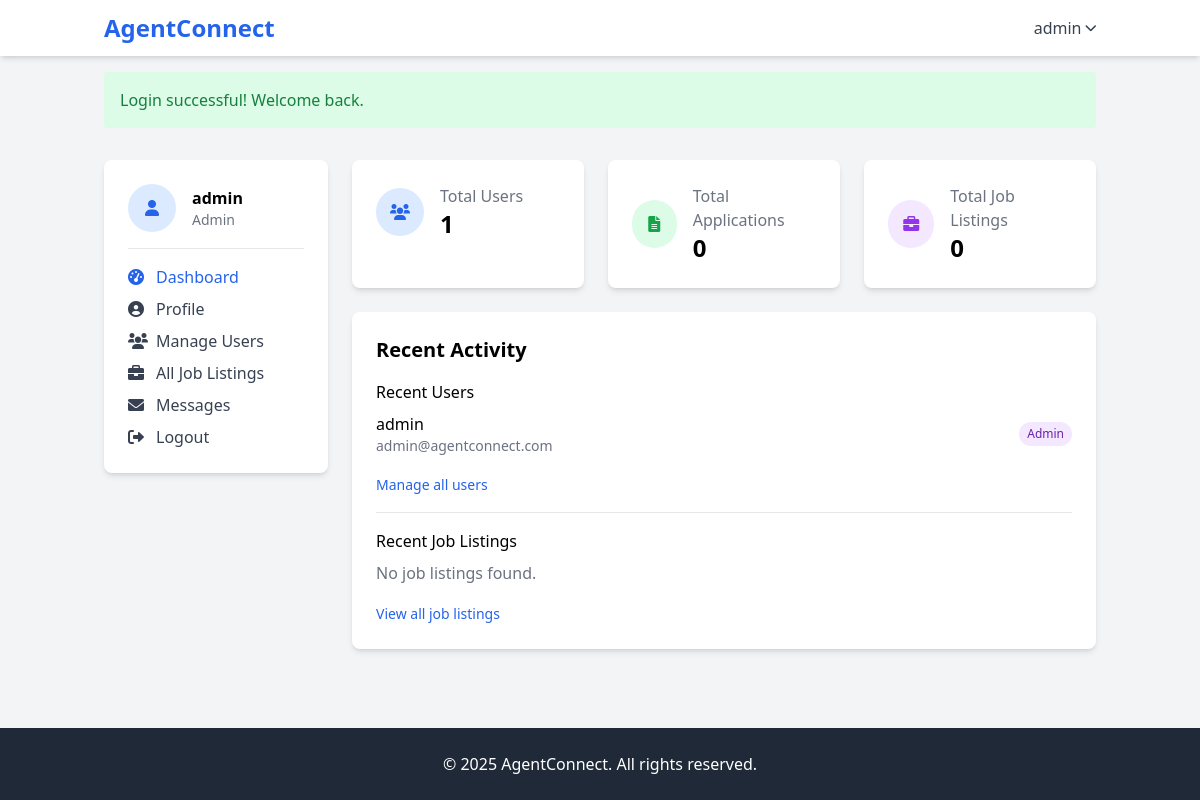
/dashboard.php (signed in), run on the app's committed database.
### tables this page shows
CREATE TABLE IF NOT EXISTS users (
    id INT AUTO_INCREMENT PRIMARY KEY,
    username VARCHAR(50) NOT NULL UNIQUE,
    password VARCHAR(255) NOT NULL,
    email VARCHAR(100) NOT NULL UNIQUE,
    role ENUM('job_seeker', 'agent', 'admin') NOT NULL,
    created_at TIMESTAMP DEFAULT CURRENT_TIMESTAMP
);

### dashboard_content.php (the view, shortened to what this page needs)
<div class="w-full md:w-3/4">
    <div class="grid grid-cols-1 md:grid-cols-3 gap-6 mb-6">
        <?php if ($role === 'job_seeker'): ?>
        <div class="bg-white rounded-lg shadow-md p-6">
            <div class="flex items-center">
                <div class="w-12 h-12 bg-blue-100 rounded-full flex items-center justify-center mr-4">
                    <i class="fas fa-file-alt text-blue-600"></i>
                </div>
                <div>
                    <p class="text-gray-500">My Applications</p>
                    <h3 class="text-2xl font-bold"><?php echo $stats['total_applications']; ?></h3>
                </div>
            </div>
        </div>
        <div class="bg-white rounded-lg shadow-md p-6">
            <div class="flex items-center">
                <div class="w-12 h-12 bg-green-100 rounded-full flex items-center justify-center mr-4">
                    <i class="fas fa-user-tie text-green-600"></i>
                </div>
                <div>
                    <p class="text-gray-500">Available Agents</p>
                    <h3 class="text-2xl font-bold"><?php echo $stats['total_agents']; ?></h3>
                </div>
            </div>
        </div>
        <div class="bg-white rounded-lg shadow-md p-6">
            <div class="flex items-center">
                <div class="w-12 h-12 bg-purple-100 rounded-full flex items-center justify-center mr-4">
                    <i class="fas fa-briefcase text-purple-600"></i>
                </div>
                <div>
                    <p class="text-gray-500">Available Jobs</p>
                    <h3 class="text-2xl font-bold"><?php echo $stats['total_job_listings']; ?></h3>
                </div>
            </div>
        </div>
        <?php elseif ($role === 'admin'): ?>
        <div class="bg-white rounded-lg shadow-md p-6">
            <div class="flex items-center">
                <div class="w-12 h-12 bg-blue-100 rounded-full flex items-center justify-center mr-4">
                    <i class="fas fa-users text-blue-600"></i>
                </div>
                <div>
                    <p class="text-gray-500">Total Users</p>
                    <h3 class="text-2xl font-bold"><?php echo $stats['total_users']; ?></h3>
                </div>
            </div>
        </div>
        <div class="bg-white rounded-lg shadow-md p-6">
            <div class="flex items-center">
                <div class="w-12 h-12 bg-green-100 rounded-full flex items-center justify-center mr-4">
                    <i class="fas fa-file-alt text-green-600"></i>
                </div>
                <div>
                    <p class="text-gray-500">Total Applications</p>
                    <h3 class="text-2xl font-bold"><?php echo $stats['total_applications']; ?></h3>
                </div>
            </div>
        </div>
        <div class="bg-white rounded-lg shadow-md p-6">
            <div class="flex items-center">
                <div class="w-12 h-12 bg-purple-100 rounded-full flex items-center justify-center mr-4">
                    <i class="fas fa-briefcase text-purple-600"></i>
                </div>
                <div>
                    <p class="text-gray-500">Total Job Listings</p>
                    <h3 class="text-2xl font-bold"><?php echo $stats['total_job_listings']; ?></h3>
                </div>
            </div>
        </div>
        <?php endif; ?>
    </div>
    <div class="bg-white rounded-lg shadow-md p-6 mb-6">
        <h2 class="text-xl font-semibold mb-4">Recent Activity</h2>
        <?php if ($role === 'job_seeker'): ?>
        <div class="space-y-4">
            <div class="border-b border-gray-200 pb-4">
                <h3 class="font-medium">Recent Applications</h3>
                <?php
                $stmt = $conn->prepare("SELECT a.*, j.title, j.company_name FROM applications a
                                        JOIN job_listings j ON a.job_listing_id = j.id
                                        WHERE a.job_seeker_id = ?
                                        ORDER BY a.created_at DESC LIMIT 5");
                $stmt->bind_param("i", $user_id);
                $stmt->execute();
                $recent_applications = $stmt->get_result();
                if ($recent_applications->num_rows > 0):
                ?>
                <ul class="mt-2 space-y-2">
                    <?php while ($app = $recent_applications->fetch_assoc()): ?>
                    <li class="flex justify-between items-center">
                        <div>
                            <p class="font-medium"><?php echo htmlspecialchars($app['title']); ?></p>
                            <p class="text-sm text-gray-500"><?php echo htmlspecialchars($app['company_name']); ?></p>
                        </div>
                        <span class="px-2 py-1 text-xs rounded-full
                            <?php
                            switch($app['status']) {
                                case 'pending': echo 'bg-yellow-100 text-yellow-800'; break;
                                case 'reviewed': echo 'bg-blue-100 text-blue-800'; break;
                                case 'contacted': echo 'bg-purple-100 text-purple-800'; break;
                                case 'rejected': echo 'bg-red-100 text-red-800'; break;
                                case 'accepted': echo 'bg-green-100 text-green-800'; break;
                                default: echo 'bg-gray-100 text-gray-800';
                            }
                            ?>">
                            <?php echo ucfirst($app['status']); ?>
                        </span>
                    </li>
                    <?php endwhile; ?>
                </ul>
                <?php else: ?>
                <p class="text-gray-500 mt-2">You haven't submitted any applications yet.</p>
                <?php endif; ?>
                <div class="mt-4">
                    <a href="applications.php" class="text-blue-600 hover:underline text-sm">View all applications</a>
                </div>
            </div>
            <div>
                <h3 class="font-medium">Recommended Jobs</h3>
                <?php
                if (isset($profile['skills']) && !empty($profile['skills'])) {
                    $skills_array = explode(',', $profile['skills']);
                    $skill_search = '';
                    foreach ($skills_array as $skill) {
                        $skill = trim($skill);
                        if (!empty($skill)) {
                            $skill_search .= " OR j.requirements LIKE '%" . $conn->real_escape_string($skill) . "%'";
                        }
                    }
                    if (!empty($skill_search)) {
                        $skill_search = substr($skill_search, 4);
                        $query = "SELECT j.* FROM job_listings j WHERE $skill_search ORDER BY j.created_at DESC LIMIT 3";
                        $result = $conn->query($query);
                        if ($result && $result->num_rows > 0):
                        ?>
                        <ul class="mt-2 space-y-2">
                            <?php while ($job = $result->fetch_assoc()): ?>
                            <li>
                                <a href="job_details.php?id=<?php echo $job['id']; ?>" class="block hover:bg-gray-50 p-2 rounded">
                                    <p class="font-medium"><?php echo htmlspecialchars($job['title']); ?></p>
                                    <p class="text-sm text-gray-500"><?php echo htmlspecialchars($job['location']); ?></p>
                                </a>
                            </li>
                            <?php endwhile; ?>
                        </ul>
                        <?php else: ?>
                        <p class="text-gray-500 mt-2">No recommended jobs found based on your skills.</p>
                        <?php endif;
                    } else {
                        echo '<p class="text-gray-500 mt-2">Add skills to your profile to get job recommendations.</p>';
                    }
                } else {
                    echo '<p class="text-gray-500 mt-2">Add skills to your profile to get job recommendations.</p>';
                }
                ?>
                <div class="mt-4">
                    <a href="job_listings.php" class="text-blue-600 hover:underline text-sm">Browse all jobs</a>
                </div>
            </div>
        </div>
        <?php elseif ($role === 'admin'): ?>
        <div class="space-y-4">
            <div class="border-b border-gray-200 pb-4">
                <h3 class="font-medium">Recent Users</h3>
                <?php
                $result = $conn->query("SELECT * FROM users ORDER BY created_at DESC LIMIT 5");
                if ($result->num_rows > 0):
                ?>
                <ul class="mt-2 space-y-2">
                    <?php while ($user = $result->fetch_assoc()): ?>
                    <li class="flex justify-between items-center">
                        <div>
                            <p class="font-medium"><?php echo htmlspecialchars($user['username']); ?></p>
                            <p class="text-sm text-gray-500"><?php echo htmlspecialchars($user['email']); ?></p>
                        </div>
                        <span class="px-2 py-1 text-xs rounded-full
                            <?php
                            switch($user['role']) {
                                case 'admin': echo 'bg-purple-100 text-purple-800'; break;
                            }
                            ?>">
                            <?php echo ucfirst(str_replace('_', ' ', $user['role'])); ?>
                        </span>
                    </li>
                    <?php endwhile; ?>
                </ul>
                <?php else: ?>
                <p class="text-gray-500 mt-2">No users found.</p>
                <?php endif; ?>
                <div class="mt-4">
                    <a href="users.php" class="text-blue-600 hover:underline text-sm">Manage all users</a>
                </div>
            </div>
            <div>
                <h3 class="font-medium">Recent Job Listings</h3>
                <?php
                $result = $conn->query("SELECT j.*, u.username FROM job_listings j JOIN users u ON j.agent_id = u.id ORDER BY j.created_at DESC LIMIT 3");
                if ($result->num_rows > 0):
                ?>
                <ul class="mt-2 space-y-2">
                    <?php while ($job = $result->fetch_assoc()): ?>
                    <li>
                        <a href="job_details.php?id=<?php echo $job['id']; ?>" class="block hover:bg-gray-50 p-2 rounded">
                            <p class="font-medium"><?php echo htmlspecialchars($job['title']); ?></p>
                            <p class="text-sm text-gray-500">Posted by: <?php echo htmlspecialchars($job['username']); ?></p>
                        </a>
                    </li>
                    <?php endwhile; ?>
                </ul>
                <?php else: ?>
                <p class="text-gray-500 mt-2">No job listings found.</p>
                <?php endif; ?>
                <div class="mt-4">
                    <a href="job_listings.php" class="text-blue-600 hover:underline text-sm">View all job listings</a>
                </div>
            </div>
        </div>
        <?php endif; ?>
    </div>
</div>

### data on the page
users: username "admin", email "admin@agentconnect.com", role "Admin"

### other printed values
$username "admin"
$message "Login successful! Welcome back."
str_replace('_', ' ', $role) "Admin"
$stats['total_users'] "1"
$stats['total_applications'] "0"
$stats['total_job_listings'] "0"
